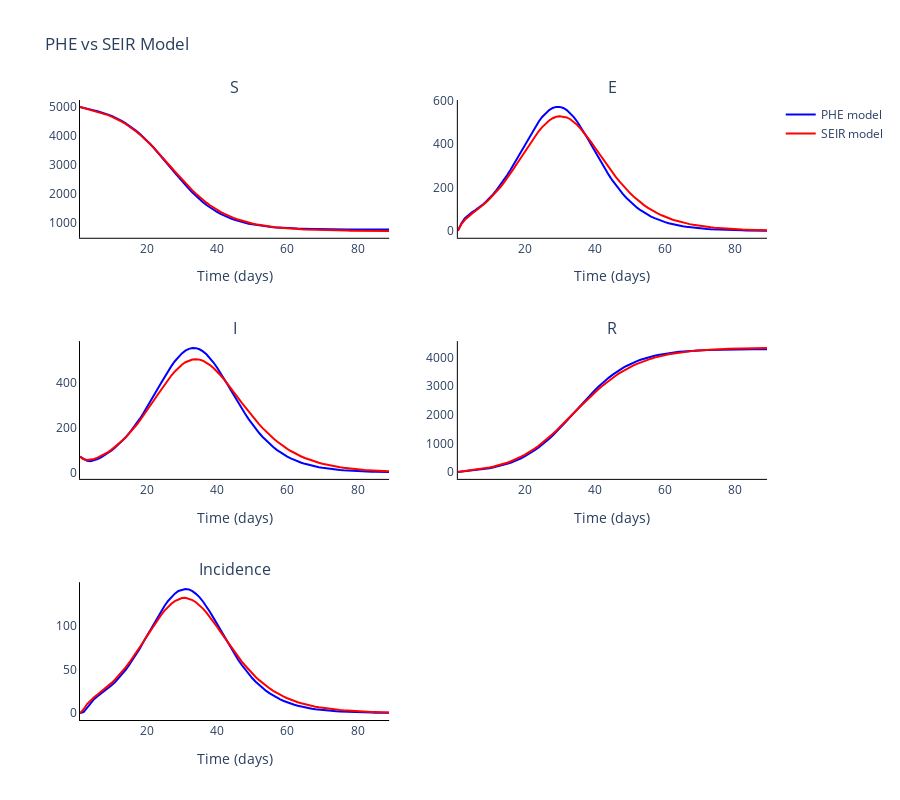

The notebook cell this image was saved under:
### Markdown cell above
### Plot the comparments of the two models against each other

### Code cell
# Trace names - represent the solver used for the simulation
trace_name = ['PHE model', 'SEIR model']

# Compartment list - type and age
comparments = []
for n in seir_model.output_names():
    comparments.append('{}'.format(n))

fig = go.Figure()
fig = make_subplots(
    rows=int(np.ceil(len(comparments)/2)), cols=2, subplot_titles=tuple('{}'.format(comparment) for comparment in comparments)
)

# Plot for each comparment
for c, comparment in enumerate(comparments):
    # Plot (line plot for each solver method for each age)
    for a, age in enumerate(age_groups):
        if c != 0:
            for o, out in enumerate(outputs):
                fig.add_trace(
                    go.Scatter(
                        y=out[:, c*len(age_groups)+a],
                        x=phe_parameters.regional_parameters.times,
                        mode='lines',
                        name=trace_name[o],
                        line_color=colours[o],
                        showlegend=False
                    ),
                    row= int(np.floor(c / 2)) + 1,
                    col= c % 2 + 1
                )
        
        else:
            for o, out in enumerate(outputs):
                fig.add_trace(
                    go.Scatter(
                        y=out[:, c*len(age_groups)+a],
                        x=phe_parameters.regional_parameters.times,
                        mode='lines',
                        name=trace_name[o],
                        line_color=colours[o]
                    ),
                    row= int(np.floor(c / 2)) + 1,
                    col= c % 2 + 1
                )

# Add axis labels
fig.update_layout(
    boxmode='group',
    title='PHE vs SEIR Model', 
    width=900, 
    height=800,
    plot_bgcolor='white',
    xaxis=dict(linecolor='black', title='Time (days)'),
    yaxis=dict(linecolor='black'),
    xaxis2=dict(linecolor='black', title='Time (days)'),
    yaxis2=dict(linecolor='black'),
    xaxis3=dict(linecolor='black', title='Time (days)'),
    yaxis3=dict(linecolor='black'),
    xaxis4=dict(linecolor='black', title='Time (days)'),
    yaxis4=dict(linecolor='black'),
    xaxis5=dict(linecolor='black', title='Time (days)'),
    yaxis5=dict(linecolor='black'))

fig.write_image('images/Phe_SEIR.pdf')
fig.show()
